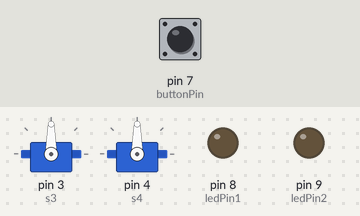
Recording of a sketch running on a simulated Arduino Uno, built with avr-gcc and run on an emulated ATmega328P. Shown: 2 × servo, output pins drawn as LEDs (lit = HIGH). Inputs (shaded band) come from the test bench; at power-on: pin 7 (buttonPin) LOW.

Above: at 1.2 s.
1.3 s: pin 7 (buttonPin) pulled HIGH for 0.15 s
At 2.4 s:
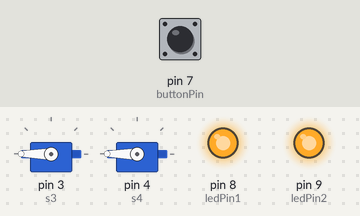
2.9 s: pin 7 (buttonPin) pulled HIGH for 1 s
At 3.6 s:
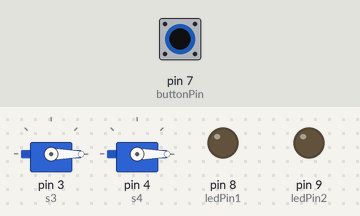
5.4 s: pin 7 (buttonPin) pulled HIGH for 3.2 s
At 6.7 s:
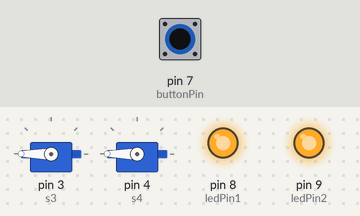
Timing chart, 0 to 8.4 s (numbered marks = the images above; inputs shaded):
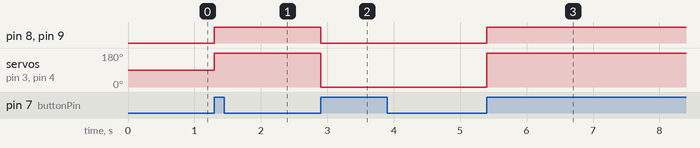

The sketch:

push_botton_as_switch1__1_.ino
```cpp
int ledState=0;
int ledPin1=8;
int ledPin2=9;
int buttonPin=7;
int buttonStateNew;
int buttonStateOld=1;
#include <Servo.h>

Servo  s3, s4;

#define servoPin 3, 4

void setup()
{
pinMode(ledPin1,OUTPUT);
pinMode(ledPin2,OUTPUT);
pinMode(buttonPin,INPUT);
   s3.attach( 3);
  s4.attach( 4);

}

void loop()
{
buttonStateNew= digitalRead(buttonPin);

  if(buttonStateOld == 0 && buttonStateNew == 1)
{
if (ledState==0){
digitalWrite(ledPin1,HIGH);
digitalWrite(ledPin2,HIGH);
   s3.write(180);
     s4.write(180);
  ledState=1;
 }
else
{
  digitalWrite(ledPin1,LOW);
  digitalWrite(ledPin2,LOW);
     s3.write(0);
     s4.write(0);
  ledState=0;
}
}
buttonStateOld=buttonStateNew;


}
```

Measured:
- after the input at 1.3 s, pin 8 (ledPin1), pin 9 (ledPin2): LOW → HIGH at once; servo on pin 3 (s3), servo on pin 4 (s4): 90° → 180° at once
- after the input at 2.9 s, pin 8 (ledPin1), pin 9 (ledPin2): HIGH → LOW at once; servo on pin 3 (s3), servo on pin 4 (s4): 180° → 0° at once
- after the input at 5.4 s, pin 8 (ledPin1), pin 9 (ledPin2): LOW → HIGH at once; servo on pin 3 (s3), servo on pin 4 (s4): 0° → 180° at once
